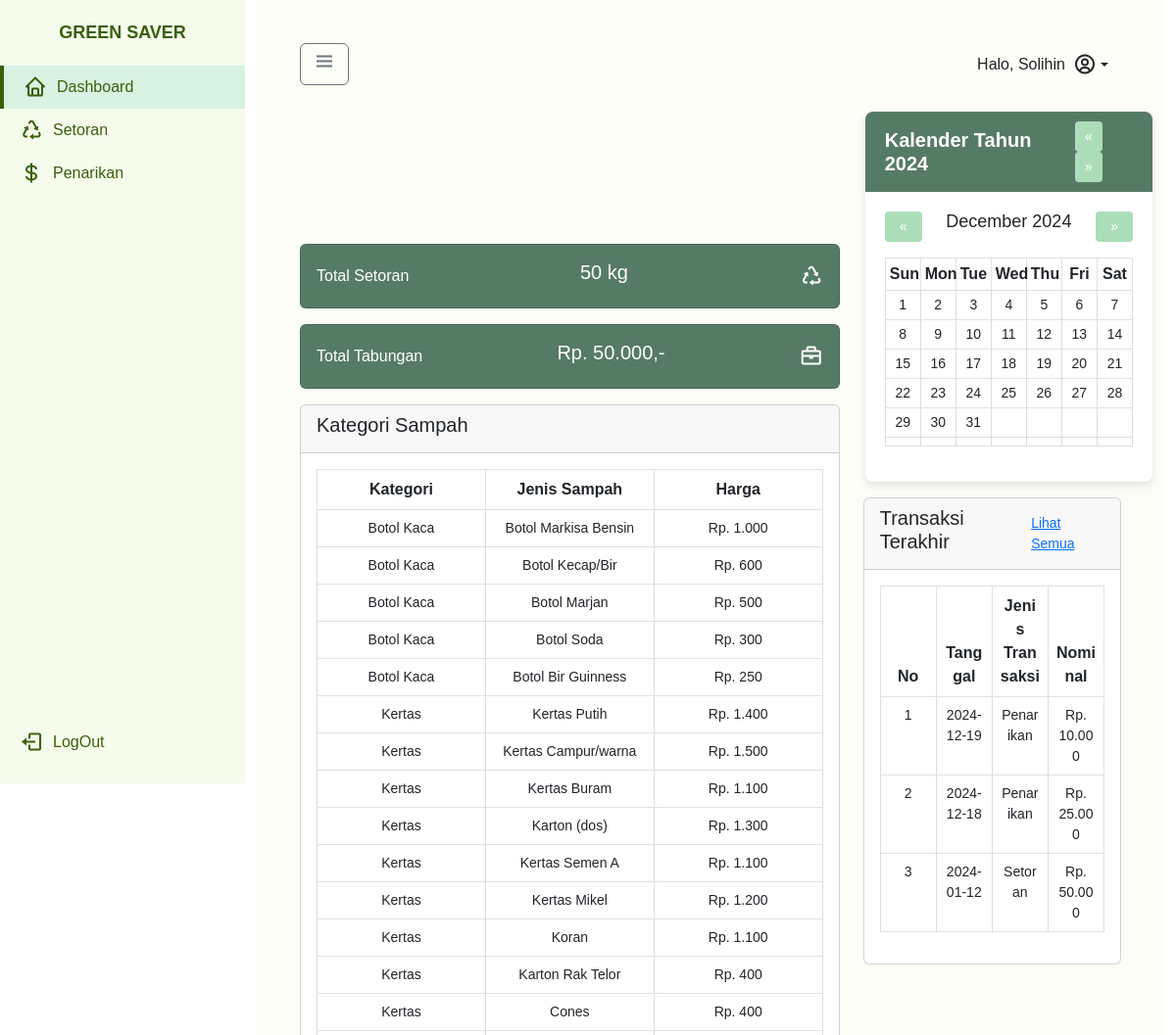
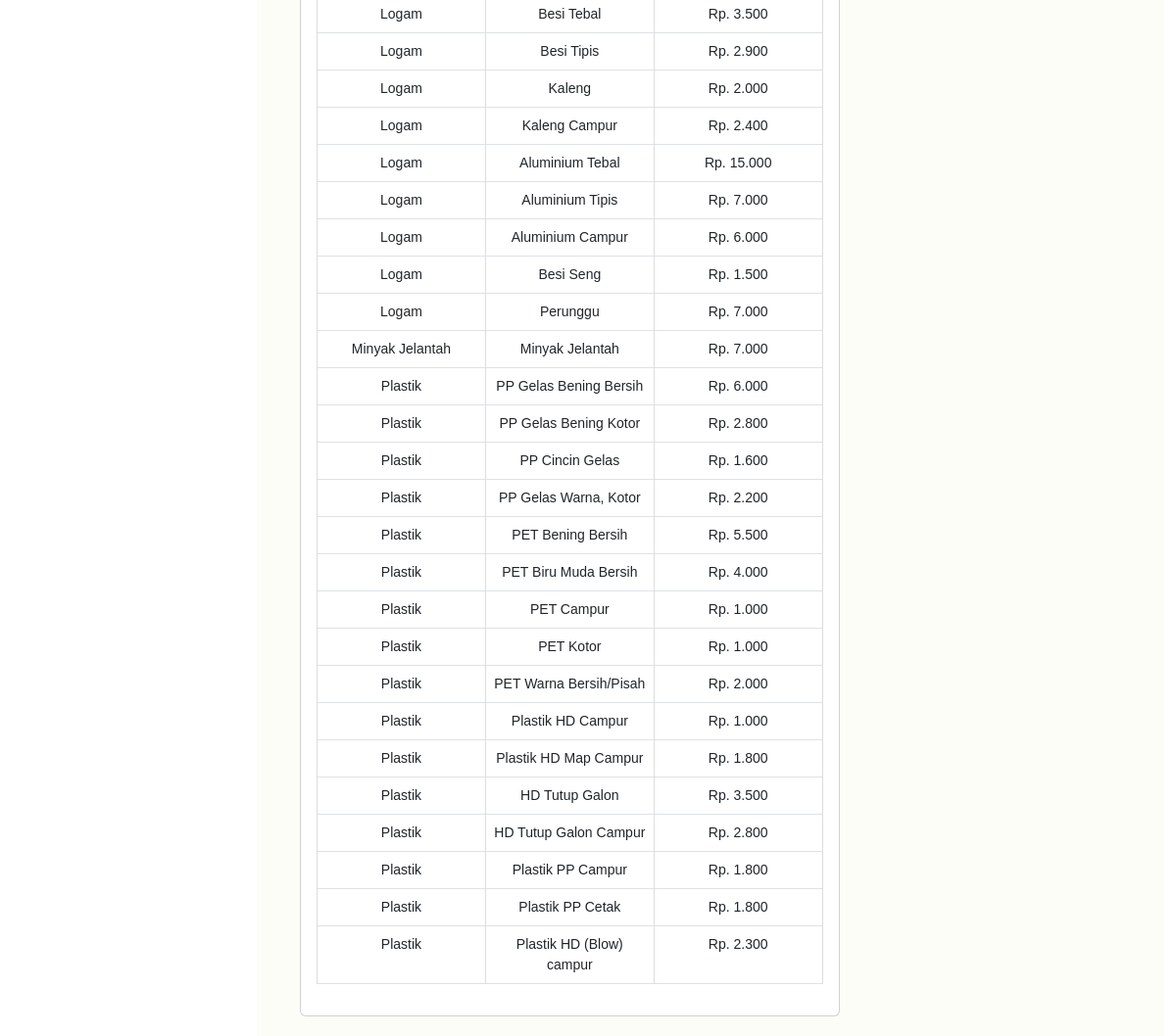
/dashboardNasabah.php (signed in), run on the app's committed database (2 pictures, top to bottom).
### tables this page shows
CREATE TABLE `kategorisampah` (
  `kodeKategori` varchar(5) NOT NULL,
  `kategori` varchar(50) DEFAULT NULL,
  `namaKategori` varchar(100) DEFAULT NULL,
  `contohBarang` text DEFAULT NULL,
  `harga` float DEFAULT NULL
);

CREATE TABLE `riwayattransaksi` (
  `IdTransaksi` varchar(5) NOT NULL,
  `IdNasabah` varchar(5) DEFAULT NULL,
  `jenisTransaksi` enum('Setoran','Penarikan') DEFAULT NULL,
  `jumlah` float DEFAULT NULL,
  `tanggalTransaksi` date DEFAULT NULL
);

### dashboardNasabah.php (the view, shortened to what this page needs)
<?php
include "koneksi.php";
$username = $_SESSION['username'];
$idNasabah = $_SESSION['IdNasabah'];
$sqlSetoran = "SELECT SUM(berat) AS total_setoran FROM setoransampah WHERE IdNasabah = '$idNasabah'";
$resultSetoran = mysqli_query($con, $sqlSetoran);
$dataSetoran = mysqli_fetch_assoc($resultSetoran);
$totalSetoran = $dataSetoran['total_setoran'] ? $dataSetoran['total_setoran'] : 0;
$sqlTabungan = "SELECT
    (COALESCE((SELECT SUM(totalHarga)
               FROM setoransampah
               WHERE IdNasabah = '$idNasabah'), 0) -
     COALESCE((SELECT SUM(jumlah)
               FROM penarikan
               WHERE IdNasabah = '$idNasabah'
               AND jenisPenarikan = 'PenarikanSaldo'
               AND status = 'Diterima'), 0)) AS total_tabungan";
$resultTabungan = mysqli_query($con, $sqlTabungan);
$dataTabungan = mysqli_fetch_assoc($resultTabungan);
$totalTabungan = $dataTabungan['total_tabungan'] ? number_format($dataTabungan['total_tabungan'], 0, ',', '.') : '0';
$sqlKategori = "SELECT * FROM kategorisampah";
$resultKategori = mysqli_query($con, $sqlKategori);
$year = isset($_GET['year']) ? $_GET['year'] : date("Y");
$month = isset($_GET['month']) ? $_GET['month'] : date("m");
$months = [
    'January',
    'February',
    'March',
    'April',
    'May',
    'June',
    'July',
    'August',
    'September',
    'October',
    'November',
    'December'
];
$sqlRiwayatTransaksi = "SELECT * FROM riwayattransaksi
                               WHERE IdNasabah = '$idNasabah'
                               ORDER BY tanggalTransaksi DESC
                               LIMIT 3";
$resultRiwayatTransaksi = mysqli_query($con, $sqlRiwayatTransaksi);
function getCalendar($year, $month)
{
    $daysInMonth = cal_days_in_month(CAL_GREGORIAN, $month, $year);
    $firstDayOfMonth = date("w", strtotime("$year-$month-01"));
    $calendar = [];
    $day = 1;
    for ($row = 0; $row < 6; $row++) {
        $week = [];
        for ($col = 0; $col < 7; $col++) {
            if ($row == 0 && $col < $firstDayOfMonth) {
                $week[] = '';
            } elseif ($day <= $daysInMonth) {
                $week[] = $day;
                $day++;
            } else {
                $week[] = '';
            }
        }
        $calendar[] = $week;
    }
    return $calendar;
}
$calendar = getCalendar($year, $month);
?>
<!DOCTYPE html>
<html lang="id">
<head>
    <link href="https://cdn.jsdelivr.net/npm/bootstrap@5.3.0-alpha1/dist/css/bootstrap.min.css" rel="stylesheet">
    <link href="https://cdnjs.cloudflare.com/ajax/libs/boxicons/2.1.2/css/boxicons.min.css" rel="stylesheet">
    <link rel="stylesheet" href="styles.css">
</head>
<body>
    <div class="container-fluid">
        <div class="l-navbar" id="nav-bar">
            <nav class="nav">
                <div class="nav_header">
                    <a href="#" class="nav_logo">
                        <span class="nav_logo-name">GREEN SAVER</span>
                    </a>
                </div>
                <div class="nav_list">
                    <a href="dashboardNasabah.php" class="nav_link active">
                        <i class='bx bx-home nav_icon'></i>
                        <span class="nav_name">Dashboard</span>
                    </a>
                    <a href="setoranNasabah.php" class="nav_link">
                        <i class='bx bx-recycle nav_icon'></i>
                        <span class="nav_name">Setoran</span>
                    </a>
                    <a href="Penarikan.php" class="nav_link">
                        <i class='bx bx-dollar nav_icon'></i>
                        <span class="nav_name">Penarikan</span>
                    </a>
                </div>
                <a href="logout.php" class="nav_link">
                    <i class='bx bx-log-out nav_icon'></i>
                    <span class="nav_name">LogOut</span>
                </a>
            </nav>
        </div>
        <div class="content">
            <div class="d-flex justify-content-between align-items-center p-4">
                <button id="toggleSidebar" class="btn btn-outline-secondary">
                    <i class="bx bx-menu" style="font-size: 24px;"></i>
                </button>
                <div class="dropdown">
                    <button class="btn dropdown-toggle d-flex align-items-center" type="button" id="profileDropdown" data-bs-toggle="dropdown" aria-expanded="false">
                        <span class="me-2">Halo, <?php echo htmlspecialchars($username); ?></span>
                        <i class='bx bx-user-circle' style="font-size: 24px;"></i>
                    </button>
                </div>
            </div>
            <div class="row px-4">
                <div class="col-md-12 mb-3">
                    <div class="card-kalender">
                        <div class="card-header-kalender">
                            <div class="d-flex justify-content-between">
                                <h5>Kalender Tahun <?php echo $year; ?></h5>
                                <div>
                                    <a href="?year=<?php echo $year - 1; ?>&month=<?php echo $month; ?>" class="btn btn-sm btn-secondary">&laquo;</a>
                                    <a href="?year=<?php echo $year + 1; ?>&month=<?php echo $month; ?>" class="btn btn-sm btn-secondary">&raquo;</a>
                                </div>
                            </div>
                        </div>
                        <div class="card-body-kalender">
                            <div class="d-flex justify-content-between">
                                <button onclick="changeMonth(-1)" class="btn btn-sm btn-secondary">&laquo;</button>
                                <h6 class="text-center"><?php echo $months[$month - 1] . " " . $year; ?></h6>
                                <button onclick="changeMonth(1)" class="btn btn-sm btn-secondary">&raquo;</button>
                            </div>
                            <table class="table table-bordered table-sm mt-3">
                                <thead>
                                    <tr>
                                        <th class="text-center">Sun</th>
                                        <th class="text-center">Mon</th>
                                        <th class="text-center">Tue</th>
                                        <th class="text-center">Wed</th>
                                        <th class="text-center">Thu</th>
                                        <th class="text-center">Fri</th>
                                        <th class="text-center">Sat</th>
                                    </tr>
                                </thead>
                                <tbody>
                                    <?php foreach ($calendar as $week): ?>
                                        <tr>
                                            <?php foreach ($week as $day): ?>
                                                <td class="text-center"><?php echo $day ? $day : ''; ?></td>
                                            <?php endforeach; ?>
                                        </tr>
                                    <?php endforeach; ?>
                                </tbody>
                            </table>
                        </div>
                    </div>
                </div>
                <div class="col-md-8">
                    <div class="card mb-3">
                        <div class="card-body d-flex justify-content-between align-items-center">
                            <span>Total Setoran</span>
                            <h5><?php echo $totalSetoran; ?> kg</h5>
                            <i class='bx bx-recycle' style="font-size: 24px;"></i>
                        </div>
                    </div>
                    <div class="card mb-3">
                        <div class="card-body d-flex justify-content-between align-items-center">
                            <span>Total Tabungan</span>
                            <h5>Rp. <?php echo $totalTabungan; ?>,-</h5>
                            <i class='bx bx-briefcase' style="font-size: 24px;"></i>
                        </div>
                    </div>
                    <div class="card">
                        <div class="card-header">
                            <h5>Kategori Sampah</h5>
                        </div>
                        <div class="card-body">
                            <table class="table table-bordered">
                                <thead>
                                    <tr>
                                        <th>Kategori</th>
                                        <th>Jenis Sampah</th>
                                        <th>Harga</th>
                                    </tr>
                                </thead>
                                <tbody>
                                    <?php while ($row = mysqli_fetch_assoc($resultKategori)) { ?>
                                        <tr>
                                            <td><?php echo $row['kategori']; ?></td>
                                            <td><?php echo $row['namaKategori']; ?></td>
                                            <td>Rp. <?php echo number_format($row['harga'], 0, ',', '.'); ?></td>
                                        </tr>
                                    <?php } ?>
                                </tbody>
                            </table>
                        </div>
                    </div>
                </div>
                <div class="col-md-4">
                    <div class="card">
                        <div class="card-header d-flex justify-content-between align-items-center">
                            <h5>Transaksi Terakhir</h5>
                            <a href="#" class="small">Lihat Semua</a>
                        </div>
                        <div class="card-body">
                            <table class="table table-bordered">
                                <thead>
                                    <tr>
                                        <th>No</th>
                                        <th>Tanggal</th>
                                        <th>Jenis Transaksi</th>
                                        <th>Nominal</th>
                                    </tr>
                                </thead>
                                <tbody>
                                    <?php
                                    $no = 1;
                                    while ($row = mysqli_fetch_assoc($resultRiwayatTransaksi)) {
                                        echo "<tr>";
                                        echo "<td>" . $no++ . "</td>";
                                        echo "<td>" . $row['tanggalTransaksi'] . "</td>";
                                        echo "<td>" . $row['jenisTransaksi'] . "</td>";
                                        echo "<td>Rp. " . number_format($row['jumlah'], 0, ',', '.') . "</td>";
                                        echo "</tr>";
                                    }
                                    ?>
                                </tbody>
                            </table>
                        </div>
                    </div>
                </div>
            </div>
        </div>
    </div>
</body>
</html>

### styles.css (style rules this page uses)
body { margin: 0; font-family: Arial, sans-serif; }
.l-navbar { background-color: #F5FCEB; width: 250px; height: 100vh; position: fixed; top: 0; left: 0; padding: 20px 0; display: flex; flex-direction: column; justify-content: space-between; }
.nav { height: 100%; display: flex; flex-direction: column; justify-content: space-between; }
.nav_header { text-align: center; margin-bottom: 20px; }
.nav_logo { text-decoration: none; color: #3A5F0B; font-weight: bold; font-size: 18px; display: flex; align-items: center; justify-content: center; }
.nav_list { flex-grow: 1; }
.nav_link { display: flex; align-items: center; padding: 10px 20px; color: #3A5F0B; text-decoration: none; transition: background-color 0.3s; }
.nav_link:hover, .nav_link.active { background-color: #D7F3E1; border-left: 4px solid #3A5F0B; }
.nav_icon { font-size: 24px; margin-right: 10px; }
.l-navbar { width: 250px; transition: all 0.3s; }
.content { margin-left: 250px; transition: margin-left 0.3s; padding: 20px; background-color: #FBFDF6; min-height: 100vh; }
.card.card.mb-3 { background-color: #567B65; color: white; }

### dashboardNasabah.php (style rules this page uses)
.card-kalender { margin-top: 3px; border-radius: 8px; box-shadow: 0 4px 8px rgba(0, 0, 0, 0.1); background-color: #fff; overflow: hidden; width: 35%; margin-left: auto; margin-right: -32px; }
.card-header-kalender { background-color: #567B65; color: #fff; padding: 10px 20px; text-align: left; font-size: 18px; }
.card-header-kalender h5 { margin: 0; font-weight: 600; }
.card-header-kalender .d-flex { align-items: center; justify-content: space-between; }
.card-header-kalender .btn-secondary { background-color: rgb(171, 222, 184); border: none; padding: 5px 10px; color: white; }
.card-body-kalender { padding: 20px; }
.card-body-kalender .btn-secondary { background-color: rgb(171, 222, 184); border: none; padding: 5px 15px; color: white; }
.card-body-kalender h6 { font-size: 18px; font-weight: 500; margin: 0; }
table { width: 100%; table-layout: fixed; text-align: center; }
th { background-color: #f8f9fa; color: #495057; padding: 8px; font-weight: 600; }
td { padding: 10px; font-size: 14px; border: 1px solid #ddd; }
.col-md-8 { margin-top: -30%; }

### data on the page
kategorisampah: kategori "Botol Kaca", namaKategori "Botol Markisa Bensin", harga "1.000"
kategorisampah: kategori "Botol Kaca", namaKategori "Botol Kecap/Bir", harga "600"
kategorisampah: kategori "Botol Kaca", namaKategori "Botol Marjan", harga "500"
kategorisampah: kategori "Botol Kaca", namaKategori "Botol Soda", harga "300"
kategorisampah: kategori "Botol Kaca", namaKategori "Botol Bir Guinness", harga "250"
kategorisampah: kategori "Kertas", namaKategori "Kertas Putih", harga "1.400"
kategorisampah: kategori "Kertas", namaKategori "Kertas Campur/warna", harga "1.500"
kategorisampah: kategori "Kertas", namaKategori "Kertas Buram", harga "1.100"
kategorisampah: kategori "Kertas", namaKategori "Karton (dos)", harga "1.300"
kategorisampah: kategori "Kertas", namaKategori "Kertas Semen A", harga "1.100"
kategorisampah: kategori "Kertas", namaKategori "Kertas Mikel", harga "1.200"
kategorisampah: kategori "Kertas", namaKategori "Koran", harga "1.100"
kategorisampah: kategori "Kertas", namaKategori "Karton Rak Telor", harga "400"
kategorisampah: kategori "Kertas", namaKategori "Cones", harga "400"
kategorisampah: kategori "Logam", namaKategori "Besi Tebal", harga "3.500"
kategorisampah: kategori "Logam", namaKategori "Besi Tipis", harga "2.900"
kategorisampah: kategori "Logam", namaKategori "Kaleng", harga "2.000"
kategorisampah: kategori "Logam", namaKategori "Kaleng Campur", harga "2.400"
kategorisampah: kategori "Logam", namaKategori "Aluminium Tebal", harga "15.000"
kategorisampah: kategori "Logam", namaKategori "Aluminium Tipis", harga "7.000"
kategorisampah: kategori "Logam", namaKategori "Aluminium Campur", harga "6.000"
kategorisampah: kategori "Logam", namaKategori "Besi Seng", harga "1.500"
kategorisampah: kategori "Logam", namaKategori "Perunggu", harga "7.000"
kategorisampah: kategori "Minyak Jelantah", namaKategori "Minyak Jelantah", harga "7.000"
kategorisampah: kategori "Plastik", namaKategori "PP Gelas Bening Bersih", harga "6.000"
kategorisampah: kategori "Plastik", namaKategori "PP Gelas Bening Kotor", harga "2.800"
kategorisampah: kategori "Plastik", namaKategori "PP Cincin Gelas", harga "1.600"
kategorisampah: kategori "Plastik", namaKategori "PP Gelas Warna, Kotor", harga "2.200"
kategorisampah: kategori "Plastik", namaKategori "PET Bening Bersih", harga "5.500"
kategorisampah: kategori "Plastik", namaKategori "PET Biru Muda Bersih", harga "4.000"
kategorisampah: kategori "Plastik", namaKategori "PET Campur", harga "1.000"
kategorisampah: kategori "Plastik", namaKategori "PET Kotor", harga "1.000"
kategorisampah: kategori "Plastik", namaKategori "PET Warna Bersih/Pisah", harga "2.000"
kategorisampah: kategori "Plastik", namaKategori "Plastik HD Campur", harga "1.000"
kategorisampah: kategori "Plastik", namaKategori "Plastik HD Map Campur", harga "1.800"
kategorisampah: kategori "Plastik", namaKategori "HD Tutup Galon", harga "3.500"
kategorisampah: kategori "Plastik", namaKategori "HD Tutup Galon Campur", harga "2.800"
kategorisampah: kategori "Plastik", namaKategori "Plastik PP Campur", harga "1.800"
kategorisampah: kategori "Plastik", namaKategori "Plastik PP Cetak", harga "1.800"
kategorisampah: kategori "Plastik", namaKategori "Plastik HD (Blow) campur", harga "2.300"
riwayattransaksi: tanggalTransaksi "2024-12-19", jenisTransaksi "Penarikan", jumlah "10.000"
riwayattransaksi: tanggalTransaksi "2024-12-18", jenisTransaksi "Penarikan", jumlah "25.000"
riwayattransaksi: tanggalTransaksi "2024-01-12", jenisTransaksi "Setoran", jumlah "50.000"

### other printed values
$username "Solihin"
$year "2024"
$months[$month - 1] "December"
$day "1"
$day "2"
$day "3"
$day "4"
$day "5"
$day "6"
$day "7"
$day "8"
$day "9"
$day "10"
$day "11"
$day "12"
